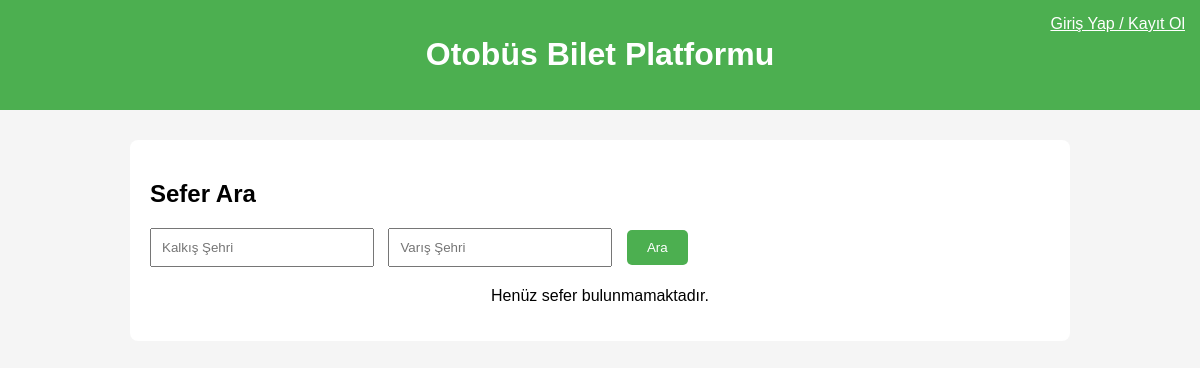
Page /home.php on the earlier database version.
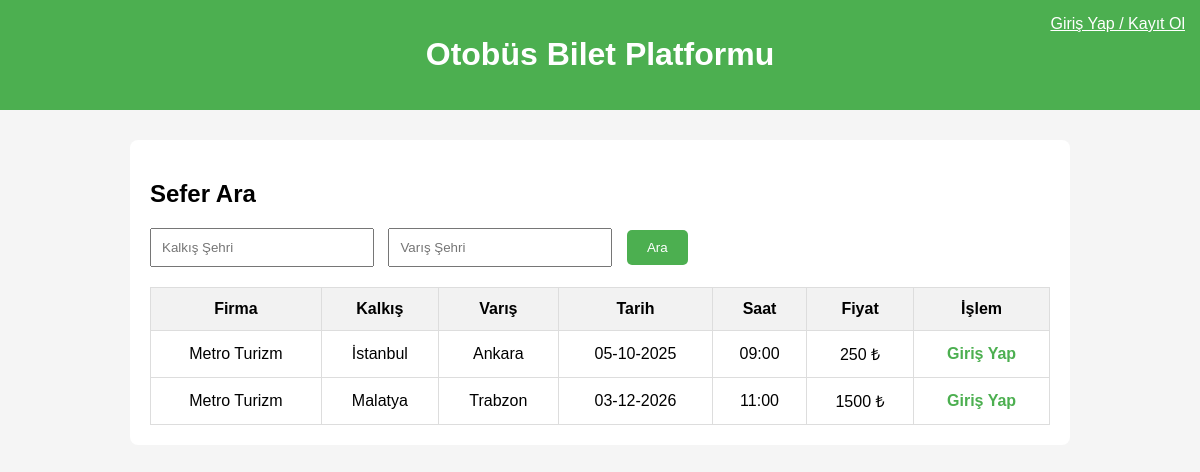
Same page on the later database version.
### tables this page shows
CREATE TABLE Trips (
    id TEXT PRIMARY KEY,
    company_id TEXT NOT NULL,
    destination_city TEXT NOT NULL,
    arrival_time DATETIME NOT NULL,
    departure_time DATETIME NOT NULL,
    departure_city TEXT NOT NULL,
    price INTEGER NOT NULL,
    capacity INTEGER NOT NULL,
    created_date TIMESTAMP DEFAULT CURRENT_TIMESTAMP,
    FOREIGN KEY (company_id) REFERENCES Bus_Company(id)
);

CREATE TABLE Bus_Company (
    id TEXT PRIMARY KEY,
    name TEXT UNIQUE NOT NULL,
    logo_path TEXT,
    created_at TIMESTAMP DEFAULT CURRENT_TIMESTAMP
);

### home.php (the view, shortened to what this page needs)
<?php
require_once 'includes/config.php';
$trips = [];
if ($_SERVER['REQUEST_METHOD'] === 'POST' && isset($_POST['search_trip'])) {
    $departure = $_POST['departure'];
    $arrival = $_POST['arrival'];
    $stmt = $db->prepare("SELECT t.*, b.name AS company_name
                          FROM Trips t
                          JOIN Bus_Company b ON t.company_id = b.id
                          WHERE t.departure_city LIKE :dep AND t.destination_city LIKE :arr
                          ORDER BY t.departure_time ASC");
    $stmt->execute([
        ':dep' => "%$departure%",
        ':arr' => "%$arrival%"
    ]);
    $trips = $stmt->fetchAll(PDO::FETCH_ASSOC);
    if (!$trips) {
        $message = "Aradığınız kriterlere uygun sefer bulunamadı.";
    }
} else {
    $stmt = $db->query("SELECT t.*, b.name AS company_name
                        FROM Trips t
                        JOIN Bus_Company b ON t.company_id = b.id
                        ORDER BY t.departure_time ASC");
    $trips = $stmt->fetchAll(PDO::FETCH_ASSOC);
}
?>
<!DOCTYPE html>
<html lang="tr">
<head>
</head>
<body>
<header>
    <h1>Otobüs Bilet Platformu</h1>
    <?php if(isset($_SESSION['user_id'])): ?>
        <span>Hoş geldin, <?php echo htmlspecialchars($_SESSION['full_name']); ?>!</span>
        <a class="logout" href="logout.php" style="color:white;">Çıkış yap</a>
    <?php else: ?>
        <a class="logout" href="login.php" style="color:white;">Giriş Yap / Kayıt Ol</a>
    <?php endif; ?>
</header>
<div class="container">
    <h2>Sefer Ara</h2>
    <form method="POST">
        <input type="text" name="departure" placeholder="Kalkış Şehri" required>
        <input type="text" name="arrival" placeholder="Varış Şehri" required>
        <button type="submit" name="search_trip">Ara</button>
    </form>
    <?php if($trips): ?>
        <table>
            <tr>
                <th>Firma</th>
                <th>Kalkış</th>
                <th>Varış</th>
                <th>Tarih</th>
                <th>Saat</th>
                <th>Fiyat</th>
                <th>İşlem</th>
            </tr>
            <?php foreach($trips as $trip): ?>
                <tr>
                    <td><?php echo htmlspecialchars($trip['company_name']); ?></td>
                    <td><?php echo htmlspecialchars($trip['departure_city']); ?></td>
                    <td><?php echo htmlspecialchars($trip['destination_city']); ?></td>
                    <td><?php echo date('d-m-Y', strtotime($trip['departure_time'])); ?></td>
                    <td><?php echo date('H:i', strtotime($trip['departure_time'])); ?></td>
                    <td><?php echo $trip['price']; ?> ₺</td>
                    <td>
                        <?php if(isset($_SESSION['user_id']) && $_SESSION['role'] === 'user'): ?>
                            <a class="btn-link" href="buy_ticket.php?trip_id=<?php echo $trip['id']; ?>">Bilet Al</a>
                        <?php else: ?>
                            <a class="btn-link" href="login.php">Giriş Yap</a>
                        <?php endif; ?>
                    </td>
                </tr>
            <?php endforeach; ?>
        </table>
    <?php else: ?>
        <p style="text-align:center; margin-top:20px;">Henüz sefer bulunmamaktadır.</p>
    <?php endif; ?>
</div>
</body>
</html>

### home.php (style rules this page uses)
body { font-family: Arial, sans-serif; background-color: #f5f5f5; margin: 0; padding: 0; }
header { background-color: #4CAF50; color: white; padding: 15px; text-align: center; position: relative; }
.container { max-width: 900px; margin: 30px auto; background: #fff; padding: 20px; border-radius: 8px; }
input[type="text"] { padding: 10px; width: 200px; margin-right: 10px; }
button { padding: 10px 20px; background-color: #4CAF50; color: white; border: none; border-radius: 5px; cursor: pointer; }
table { width: 100%; border-collapse: collapse; margin-top: 20px; }
th, td { border: 1px solid #ddd; padding: 12px; text-align: center; }
th { background-color: #f2f2f2; }
.logout { position: absolute; top: 15px; right: 15px; }
.btn-link { text-decoration: none; color: #4CAF50; font-weight: bold; }

Differences in the rows shown:
added trips: company.name "Metro Turizm", departure_city "İstanbul", destination_city "Ankara", departure_time "05-10-2025", departure_time "09:00", price "250"
added trips: company.name "Metro Turizm", departure_city "Malatya", destination_city "Trabzon", departure_time "03-12-2026", departure_time "11:00", price "1500"
Other differences:
text no longer shown: "Henüz sefer bulunmamaktadır."
text now shown: "Firma Kalkış Varış Tarih Saat Fiyat İşlem"
